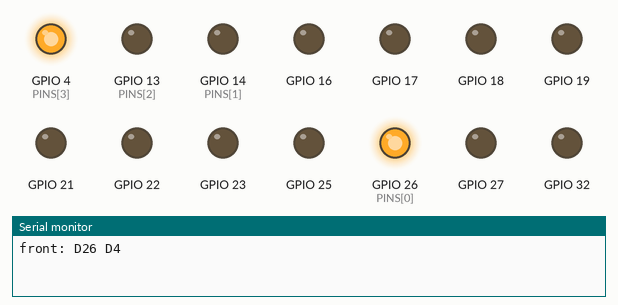
The sketch below on a simulated ESP32. Parts: output pins drawn as LEDs (lit = HIGH), the last lines printed to the serial monitor.

Above: at 0.1 s.
At 2.6 s:
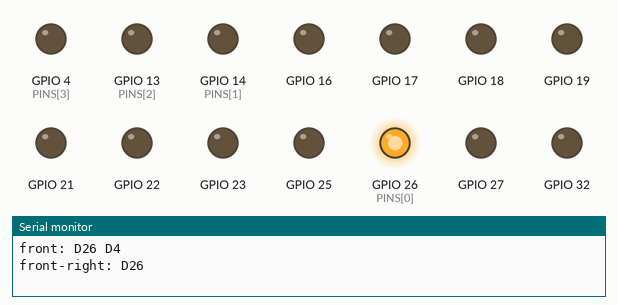
At 5.1 s:
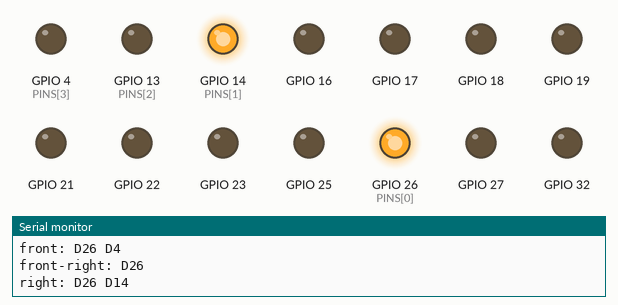
At 10.1 s:
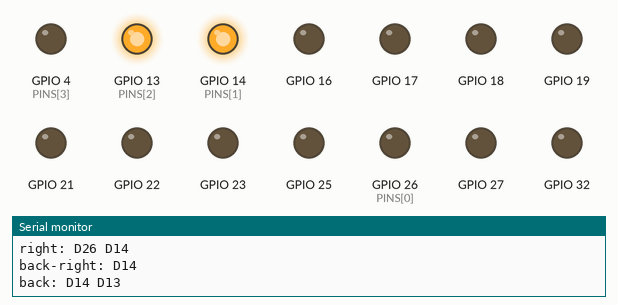
At 19.1 s:
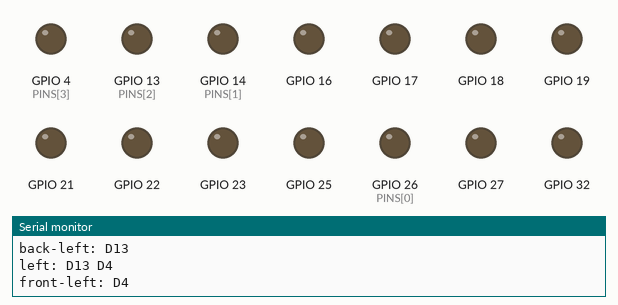
At 37.1 s:
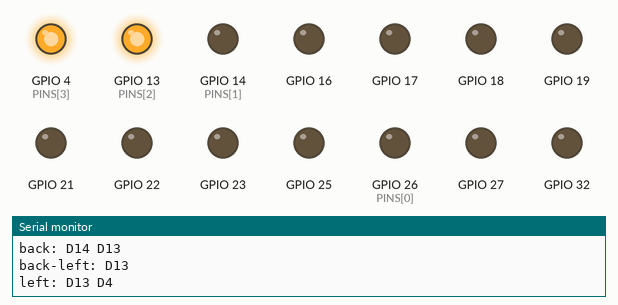
Timing chart, 0 to 40.0 s (numbered marks = the images above):
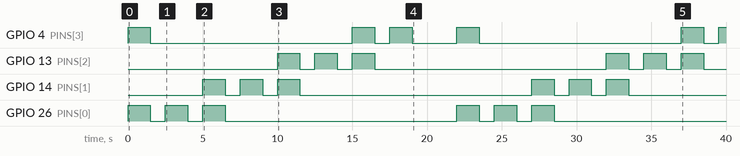

The sketch:

pin-test.ino
```cpp
// Desk check of the belt's four-motor blend without Bluetooth: walks the eight directions, front
// then clockwise, 1.5 s each with 1 s gaps, using the same diagonal mapping as firmware/belt.
static const int ALL[] = {13, 14, 27, 26, 25, 33, 32, 4, 16, 17, 18, 19, 21, 22, 23};
static const int PINS[4] = {26, 14, 13, 4};  // front-right, back-right, back-left, front-left
static const char *DIRS[8] = {"front", "front-right", "right", "back-right",
                              "back", "back-left", "left", "front-left"};

void setup() {
  Serial.begin(115200);
  for (int p : ALL) {
    pinMode(p, OUTPUT);
    digitalWrite(p, LOW);
  }
}

void loop() {
  for (int dir = 0; dir < 8; dir++) {
    Serial.printf("%s:", DIRS[dir]);
    for (int m = 0; m < 4; m++) {
      int c = 2 * m + 1;
      bool on = dir == c || dir == c - 1 || dir == (c + 1) % 8;
      digitalWrite(PINS[m], on ? HIGH : LOW);
      if (on) Serial.printf(" D%d", PINS[m]);
    }
    Serial.println();
    delay(1500);
    for (int p : PINS) digitalWrite(p, LOW);
    delay(1000);
  }
  delay(2000);
}
```

Measured:
- by itself, GPIO 4 (PINS[3]): LOW → HIGH at 0.00 s, → LOW 1.5 s later, → HIGH 13.5 s later, → LOW 1.5 s later, … (11 changes in this stretch)
- by itself, GPIO 13 (PINS[2]): LOW → HIGH at 10.0 s, → LOW 1.5 s later, → HIGH 1.0 s later, → LOW 1.5 s later, … (12 changes in this stretch)
- by itself, GPIO 14 (PINS[1]): LOW → HIGH at 5.0 s, → LOW 1.5 s later, → HIGH 1.0 s later, → LOW 1.5 s later, … (12 changes in this stretch)
- by itself, GPIO 26 (PINS[0]): LOW → HIGH at 0.00 s, → LOW 1.5 s later, → HIGH 1.0 s later, → LOW 1.5 s later, … (12 changes in this stretch)
